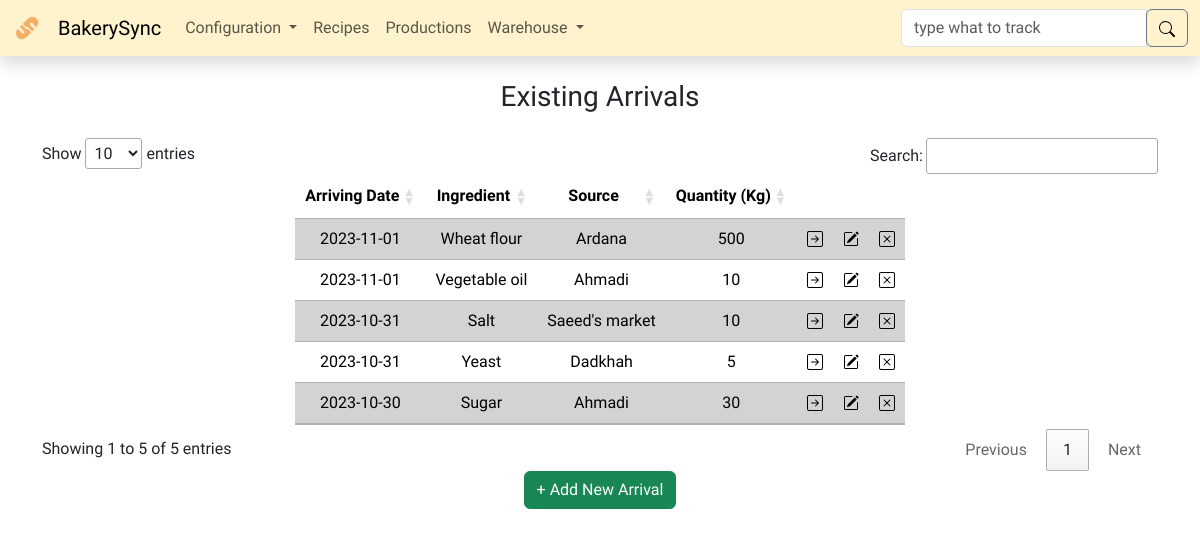
Page /arrivals/ on the earlier database version.
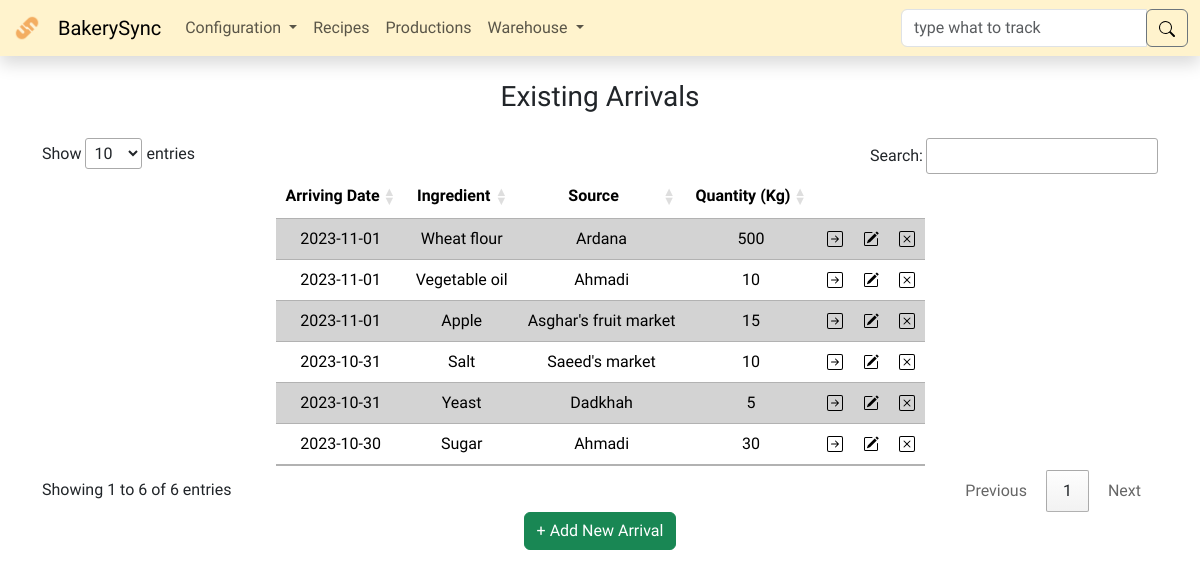
Same page on the later database version.
### models.py (models this page shows, shortened)
class BaseModel(db.Model):
    __abstract__ = True
    id = db.Column(db.Integer, primary_key=True)

class IngredientArrival(BaseModel):
    type_id = db.Column(db.Integer, db.ForeignKey(
        IngredientType.id), nullable=False)
    source_id = db.Column(db.Integer, db.ForeignKey(Source.id), nullable=False)
    arriving_date = db.Column(db.DateTime, nullable=False)
    quantity = db.Column(db.Integer, nullable=False)
    productions = db.relationship(
        'Production',
        secondary=production_arrival_association,
        back_populates='ingredients'
    )

class IngredientType(BaseModel):
    name = db.Column(db.String(255), unique=True, nullable=False)
    arrivals = db.relationship('IngredientArrival', backref='type')
    recipes = db.relationship(
        'Recipe', secondary=recipe_ingredient_association, back_populates='ingredients')

class Source(BaseModel):
    name = db.Column(db.String(255), unique=True, nullable=False)
    contact_person = db.Column(db.String(255))
    contact_information = db.Column(db.String(255))
    type = db.Column(db.String(255), nullable=False)
    location = db.Column(db.String(255))
    description = db.Column(db.String(255))
    arrivals = db.relationship('IngredientArrival', backref='source')

### routes/arrivals.py (the view)
@arrivals_bp.route('/', methods=['GET', 'POST'])
def arrivals():
    if request.method == 'POST':
        type_id = request.form['type_id']
        source_id = request.form['source_id']
        arriving_date_str = request.form['arriving_date']
        quantity_str = request.form['quantity']
        type = IngredientType.query.filter_by(
            id=type_id).first()
        source = Source.query.filter_by(
            id=source_id).first()
        if type and source:
            try:
                arriving_date = datetime.fromisoformat(arriving_date_str)
                quantity = float(quantity_str)
            except ValueError:
                flash('Invalid date or quantity format', 'danger')
                return redirect(url_for('arrivals.arrivals'))
            except Exception as e:
                flash(f'Error: {str(e)}', 'warning')
                return redirect(url_for('arrivals.arrivals'))
        else:
            flash('Invalid type or source', 'warning')
            return redirect(url_for('arrivals.arrivals'))
        if quantity == 0 or quantity < (-1 * type.stock):
            flash('Quantity is invalid', 'warning')
            return redirect(url_for('arrivals.arrivals'))
        new_arrival = IngredientArrival(
            type_id=type_id,
            source_id=source_id,
            arriving_date=arriving_date,
            quantity=quantity
        )
        try:
            db.session.add(new_arrival)
            db.session.commit()
            flash('New arrival added successfully', 'success')
            return redirect(url_for('arrivals.arrivals'))
        except Exception as e:
            flash(f'Error: {str(e)}', 'warning')
            db.session.rollback()  # Rollback any changes to the database
            return redirect(url_for('arrivals.arrivals'))
    else:
        arrivals = IngredientArrival.query.all()
        itypes = IngredientType.query.order_by(IngredientType.name).all()
        sources = Source.query.order_by(Source.name).all()
        context = {
            'arrivals': arrivals,
            'itypes': itypes,
            'sources': sources
        }
        return render_template('arrivals.html', **context)

### app.py (called while the page is built)
@app.after_request
def after_request(response):
    response.headers["Cache-Control"] = "no-cache, no-store, must-revalidate"
    response.headers["Expires"] = 0
    response.headers["Pragma"] = "no-cache"
    return response

@app.template_filter('escape_html')
def escape_html_filter(s):
    result = ""
    for c in s:
        if c in ["'", '"']:
            result += "\\" + c
        else:
            result += c
    return result

### templates/arrivals.html (shortened to what this page needs)
{% extends "layout.html" %}
{%block main %}
<div class="container mx-auto text-center">
  <h3 class="my-4">Existing Arrivals</h3>
  <table id="arrival_table" class="table table-striped w-auto mx-auto">
    <thead>
      <tr>
        <th>Arriving Date</th>
        <th>Ingredient</th>
        <th>Source</th>
        <th>Quantity (Kg)</th>
        <th></th>
        <th></th>
        <th></th>
      </tr>
    </thead>
    <tbody>
      {% for arrival in arrivals %}
      <tr>
        <td>{{ arrival.arriving_date.strftime('%Y-%m-%d') }}</td>
        <td>{{ arrival.type.name }}</td>
        <td>{{ arrival.source.name }}</td>
        <td>{{ arrival.quantity }}</td>
        <td>
          <form action="{{ url_for('arrivals.track') }}" method="post">
            <input
              type="image"
              src="/static/icons/arrow-right-square.svg"
              alt="track"
              name="arrival_track"
              title="Track this {{ arrival.type.name }} arrival"
            />
          </form>
        </td>
        <td>
          <img
            src="/static/icons/pencil-square.svg"
            alt="edit"
            name="arrival_edit"
            type="button"
            class="edit-arrival"
            title="Edit this {{ arrival.type.name }} arrival"
            data-bs-toggle="offcanvas"
            data-bs-target="#EditCanvas"
            aria-controls="EditCanvas"
            onclick="populateCanvas(
              '{{ arrival.id }}',
              '{{ arrival.type_id }}',
              '{{ arrival.source_id }}',
              '{{ arrival.arriving_date }}',
              '{{ arrival.quantity }}'
            );"
          />
        </td>
        <td>
          <form
            id="del-{{ arrival.id }}"
            action="{{ url_for('arrivals.delete_arrival') }}"
            method="post"
          >
            <img
              src="/static/icons/x-square.svg"
              alt="delete"
              name="source_delete"
              type="submit"
              title="Delete this {{ arrival.type.name }} arrival"
              onclick="return confirmDelete('del-{{ arrival.id }}', '{{ arrival.type.name|escape_html }} from {{ arrival.source.name|escape_html }}');"
            />
          </form>
        </td>
      </tr>
      {% endfor %}
    </tbody>
  </table>
  <button
    class="btn btn-success"
    type="button"
    data-bs-toggle="offcanvas"
    data-bs-target="#AddCanvas"
    aria-controls="AddCanvas"
  >
    + Add New Arrival
  </button>
</div>
{% endblock %}

Differences in the rows shown:
added IngredientArrival: arriving_date "2023-11-01", type.name "Apple", source.name "Asghar's fruit market", quantity "15"
Other differences:
text written by a page script: "Show entries Search: Showing 1 to 5 of 5 entries Previous 1 Next" → "Show entries Search: Showing 1 to 6 of 6 entries Previous 1 Next"
